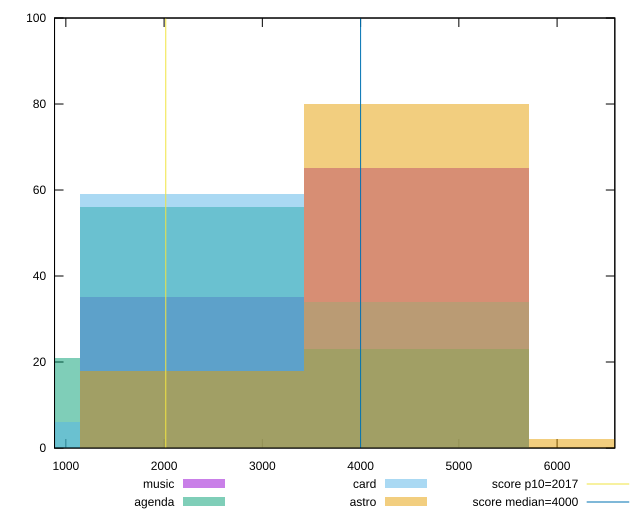

This chart was generated by the following gnuplot code:
reset

$music <<EOF
2284.5622001846077 35
4569.124400369215 65
EOF

$agenda <<EOF
2284.5622001846077 56
4569.124400369215 23
0 21
EOF

$card <<EOF
2284.5622001846077 59
4569.124400369215 34
0 6
EOF

$astro <<EOF
4569.124400369215 80
6853.686600553823 2
2284.5622001846077 18
EOF

set key outside below
set boxwidth 2284.5622001846077
set xrange [884.8759999999999:6587.555999999995]
set yrange [0:100]
set trange [0:100]
set style fill transparent solid 0.5 noborder

set parametric
set terminal svg size 640, 520 enhanced background rgb 'white'
set output "reports/report_00027_2021-02-24T12-40-31.850Z/mainthread-work-breakdown/comparison/histogram/all_raw.svg"

plot $music title "music" with boxes, \
     $agenda title "agenda" with boxes, \
     $card title "card" with boxes, \
     $astro title "astro" with boxes, \
     2017,t title "score p10=2017", \
     4000,t title "score median=4000"

reset
